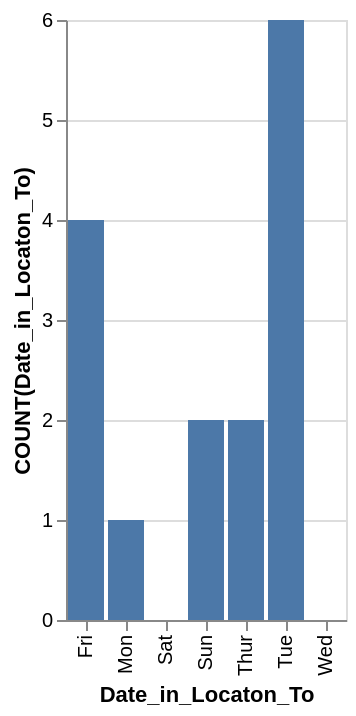

Here is the Vega-Lite specification saved for this chart:
### Vega-Lite specification from a JSON file in a GitHub repository (floating-point values rounded to 4 significant figures)
{"data": {"values": [{"x_data": "Mon", "y_data": 1}, {"x_data": "Tue", "y_data": 6}, {"x_data": "Wed", "y_data": 0}, {"x_data": "Thur", "y_data": 2}, {"x_data": "Fri", "y_data": 4}, {"x_data": "Sat", "y_data": 0}, {"x_data": "Sun", "y_data": 2}]}, "mark": "bar", "encoding": {"x": {"field": "x_data", "type": "nominal", "title": "Date_in_Locaton_To", "sort": "ascending"}, "y": {"field": "y_data", "type": "quantitative", "title": "COUNT(Date_in_Locaton_To)"}}}
